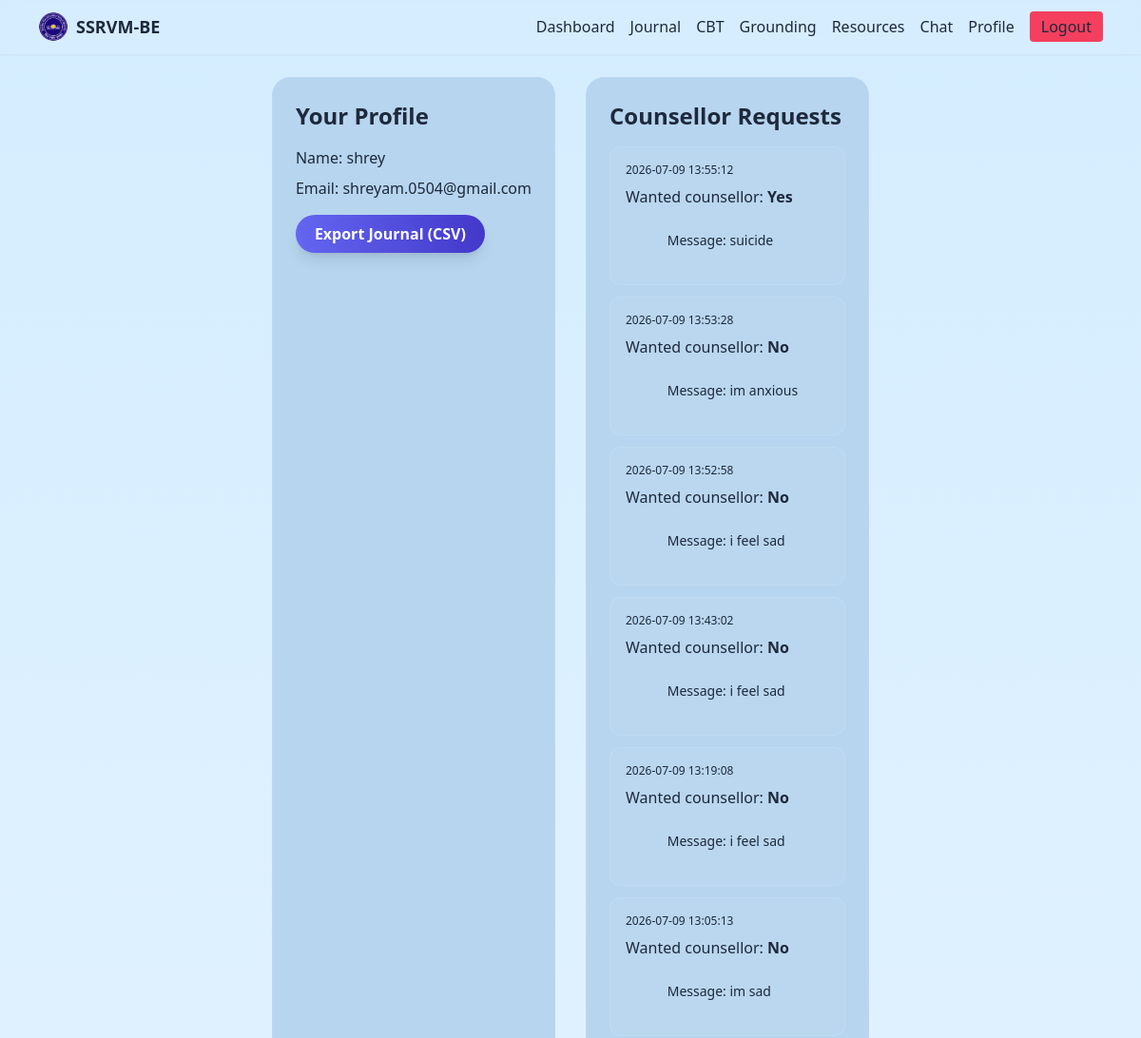
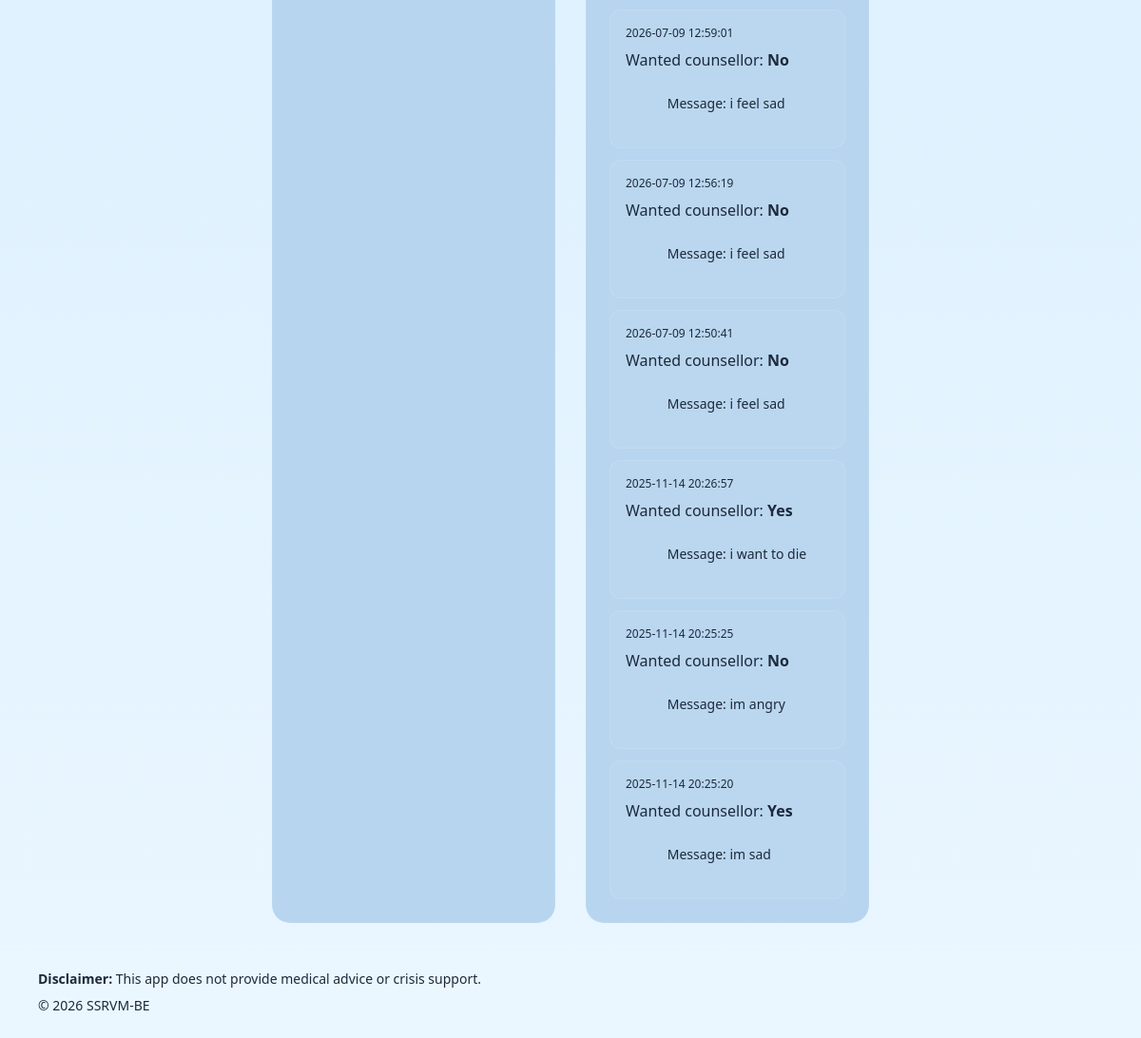
Screenshot of /profile (signed in) with the database file from the repository (2 pictures, top to bottom).
### tables this page shows
CREATE TABLE counsellor_requests (
        id INTEGER PRIMARY KEY AUTOINCREMENT,
        user_id INTEGER NOT NULL,
        message TEXT,
        want_counsellor INTEGER DEFAULT 0,
        auto_notify INTEGER DEFAULT 0,
        resolved INTEGER DEFAULT 0,
        created_at TEXT DEFAULT (datetime('now', 'localtime')),
        FOREIGN KEY (user_id) REFERENCES users(id) ON DELETE CASCADE
    );

### app.py (the view)
@app.route("/profile")
def profile():
    if not current_user(): return redirect(url_for("login"))
    conn = get_db(); cur = conn.cursor()
    cur.execute("SELECT message,want_counsellor,created_at FROM counsellor_requests WHERE user_id=? ORDER BY id DESC", (current_user()["id"],))
    reqs = cur.fetchall(); conn.close()
    return render_template("profile.html", app_name=APP_NAME, requests=reqs, year=datetime.now().year)

### app.py (called while the page is built)
def dict_factory(cursor, row):
    return {col[0]: row[idx] for idx, col in enumerate(cursor.description)}

def get_db():
    conn = sqlite3.connect(DB_PATH, timeout=10, check_same_thread=False)
    conn.row_factory = dict_factory
    return conn

def current_user():
    return session.get("user")

@app.context_processor
def inject_globals():
    return {"app_name": APP_NAME}

### templates/profile.html
{% extends "base.html" %}
{% set title = "Profile" %}
{% block content %}
<div class="grid md:grid-cols-2 gap-8 fade-in">
  <div class="card p-6 fade-in">
    <h2 class="text-2xl font-bold mb-4 text-indigo-300">Your Profile</h2>
    <p class="mb-2">
      <span class="label text-indigo-200">Name:</span>
      <span class="text-slate-300">{{ session.user.name }}</span>
    </p>
    <p class="mb-4">
      <span class="label text-indigo-200">Email:</span>
      <span class="text-slate-300">{{ session.user.email }}</span>
    </p>
    <form method="post" action="{{ url_for('export_journal') }}" class="mt-4">
      <button class="px-5 py-2 rounded-full bg-gradient-to-r from-indigo-500 to-indigo-700
                     text-white shadow-lg hover:scale-[1.03] transition">
        Export Journal (CSV)
      </button>
    </form>
  </div>
  <div class="card p-6 fade-in">
    <h2 class="text-2xl font-semibold mb-4 text-indigo-300">
      Counsellor Requests
    </h2>
    {% if requests %}
      <ul class="space-y-3">
        {% for r in requests %}
        <li class="p-4 rounded-xl bg-white/5 border border-white/10 hover:bg-white/10 transition">
          <div class="text-xs text-slate-400 mb-2">
            {{ r.created_at }}
          </div>
          <div class="mb-1 text-slate-200">
            Wanted counsellor:
            {% if r.want_counsellor %}
              <span class="text-green-400 font-semibold">Yes</span>
            {% else %}
              <span class="text-rose-400 font-semibold">No</span>
            {% endif %}
          </div>
          <div class="text-slate-300 text-sm whitespace-pre-wrap">
            Message: {{ r.message or '—' }}
          </div>
        </li>
        {% endfor %}
      </ul>
    {% else %}
      <p class="text-slate-400">No requests yet.</p>
    {% endif %}
  </div>
</div>
{% endblock %}

### templates/base.html (shortened to what this page needs)
<!doctype html>
<html lang="en">
<head>
  <script src="https://cdn.tailwindcss.com"></script>
  <link rel="stylesheet" href="{{ url_for('static', filename='css/styles.css') }}">
</head>
<body class="min-h-screen flex flex-col bg-gradient-to-b from-slate-900 to-slate-800 text-slate-200">
  <header class="sticky top-0 z-40 backdrop-blur bg-white/10 border-b border-white/10 shadow-sm">
    <div class="max-w-6xl mx-auto px-4 py-3 flex items-center justify-between">
      <a href="{{ url_for('index') }}" class="flex items-center gap-2 font-bold text-lg text-white">
        <img src="{{ url_for('static', filename='img/logo.png') }}" class="h-8 w-8 rounded-full border border-white/20" alt="SSRVM logo">
        <span>{{ app_name }}</span>
      </a>
      <nav class="flex items-center gap-4 text-slate-200 font-medium">
        {% if session.get('user') %}
          <a href="{{ url_for('dashboard') }}" class="hover:text-indigo-300 transition">Dashboard</a>
          <a href="{{ url_for('journal') }}" class="hover:text-indigo-300 transition">Journal</a>
          <a href="{{ url_for('cbt') }}" class="hover:text-indigo-300 transition">CBT</a>
          <a href="{{ url_for('grounding') }}" class="hover:text-indigo-300 transition">Grounding</a>
          <a href="{{ url_for('resources') }}" class="hover:text-indigo-300 transition">Resources</a>
          <a href="{{ url_for('chatbot') }}" class="hover:text-indigo-300 transition">Chat</a>
          <a href="{{ url_for('profile') }}" class="hover:text-indigo-300 transition">Profile</a>
          <a href="{{ url_for('logout') }}" class="px-3 py-1 rounded bg-rose-500 text-white hover:bg-rose-600 transition">Logout</a>
        {% else %}
          <a href="{{ url_for('login') }}" class="hover:text-indigo-300 transition">Login</a>
          <a href="{{ url_for('signup') }}" class="px-3 py-1 rounded bg-indigo-600 text-white hover:bg-indigo-500 transition">Sign up</a>
        {% endif %}
      </nav>
    </div>
  </header>
  <main class="flex-grow max-w-6xl mx-auto px-4 py-6">
    {% block content %}{% endblock %}
  </main>
  <footer class="border-t border-white/10 mt-auto bg-white/5">
    <div class="max-w-6xl mx-auto px-4 py-6 text-sm text-slate-400">
      <p><strong>Disclaimer:</strong> This app does not provide medical advice or crisis support.</p>
      <p class="mt-2">© {{ year }} {{ app_name }}</p>
    </div>
  </footer>
</body>
</html>

### static/css/styles.css (style rules this page uses)
:root { --bg1: #d4edff; --bg2: #eaf6ff; --card-bg: #b7d5ef; --muted: #475569; --text: #1e293b; --heading: #3c4fcf; --accent1: #6366f1; --accent2: #7c3aed; }
html, body { background: linear-gradient(to bottom, #d4edff, #eaf6ff) !important; }
body { background: linear-gradient(to bottom, #d4edff, #eaf6ff) !important; }
a, a:visited { color: var(--accent2); }
h1,h2,h3,h4,h5,h6 { color: var(--text); }
p, li, span, label, small, input, textarea, td, th { color: var(--muted); }
.nav-container, header.sticky { background: rgba(255,255,255,0.04) !important; border-bottom: 1px solid rgba(255,255,255,0.05); }
.card { width: 100% !important; max-width: 100% !important; background: var(--card-bg); color: var(--text); border-radius: 1.2rem; padding: 1.5rem; border: 1px solid rgba(255,255,255,0.06); backdrop-filter: blur(10px); transition: transform .25s ease, box-shadow .25s ease; }
.btn, button { background: linear-gradient(135deg,var(--accent2),var(--accent1)); color: white !important; border: none; padding: 8px 16px; border-radius: .75rem; transition: .25s ease; }
footer, .disclaimer { color: #94a3b8 !important; }
.fade-in { animation: fadeIn .6s ease-out both; }
.card, .glass-card { background: var(--card-bg)!important; backdrop-filter: blur(12px); }
.card, .glass-card, .text-slate-300, .text-slate-200, .text-indigo-300 { color: var(--text) !important; }
h1, h2, h3, h4, h5, h6 { color: var(--heading) !important; }
.card, .glass-card { background: var(--card-bg) !important; backdrop-filter: blur(10px); color: var(--text) !important; }
p, span, li, label, input, textarea { color: var(--text) !important; }
button, a.btn, a.button, button span, a span, .btn span, button *, a.btn * { color: #ffffff !important; font-weight: 600 !important; }
button, a.btn, a.button, .btn { color: #ffffff !important; }
button, a.btn, a.button, a[href*="login"], a[href*="signup"], a[href*="get"], .btn, button *, .btn *, a.btn *, a.button * { color: #ffffff !important; -webkit-text-fill-color: #ffffff !important; }
body *:not(.btn):not(button):not(.purple-btn):not(.signup-btn):not(.btn *):not(button *) { color: var(--text) !important; }

### rows the page displays
counsellor_requests: created_at "2026-07-09 13:55:12", want_counsellor "Yes", message "suicide"
counsellor_requests: created_at "2026-07-09 13:53:28", want_counsellor "No", message "im anxious"
counsellor_requests: created_at "2026-07-09 13:52:58", want_counsellor "No", message "i feel sad"
counsellor_requests: created_at "2026-07-09 13:43:02", want_counsellor "No", message "i feel sad"
counsellor_requests: created_at "2026-07-09 13:19:08", want_counsellor "No", message "i feel sad"
counsellor_requests: created_at "2026-07-09 13:05:13", want_counsellor "No", message "im sad"
counsellor_requests: created_at "2026-07-09 12:59:01", want_counsellor "No", message "i feel sad"
counsellor_requests: created_at "2026-07-09 12:56:19", want_counsellor "No", message "i feel sad"
counsellor_requests: created_at "2026-07-09 12:50:41", want_counsellor "No", message "i feel sad"
counsellor_requests: created_at "2025-11-14 20:26:57", want_counsellor "Yes", message "i want to die"
counsellor_requests: created_at "2025-11-14 20:25:25", want_counsellor "No", message "im angry"
counsellor_requests: created_at "2025-11-14 20:25:20", want_counsellor "Yes", message "im sad"

### other values shown
{{ app_name }} "SSRVM-BE"
{{ session.user.name }} "shrey"
{{ session.user.email }} "shreyam.0504@gmail.com"
